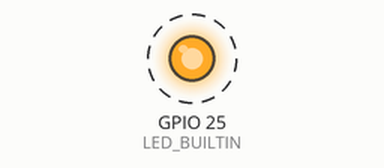
Recording of a sketch running on a simulated ESP32. Parts: output pins drawn as LEDs (lit = HIGH). Dashed ring = blinking.

Above: at 0.5 s.
Timing chart, 0 to 4.6 s (numbered marks = the images above):
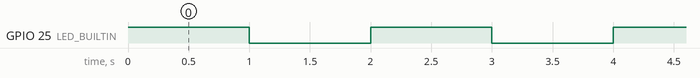

Measured:
- by itself, GPIO 25 (LED_BUILTIN): alternates HIGH for 1.0 s and LOW for 1.0 s

The sketch:

Project_01_Onboard_LED_Flashing.ino
```cpp
//**********************************************************************
/*
 * File Name    : Onboard LED flashing
 * Description  : Implement LED blinking
 * Author       : http://www.keyestudio.com
*/
#define LED_BUILTIN 25

// setup function runs once on reset or power-up
void setup()
{
    // Initialize LED pin as output mode
    pinMode(LED_BUILTIN, OUTPUT);
}

// loop function runs repeatedly
void loop()
{
    digitalWrite(LED_BUILTIN, HIGH);   // Turn on LED (high level)
    delay(1000);                       // Delay for 1 second
    digitalWrite(LED_BUILTIN, LOW);    // Turn off LED (low level)
    delay(1000);                       // Delay for 1 second
}
//*************************************************************************************
```
